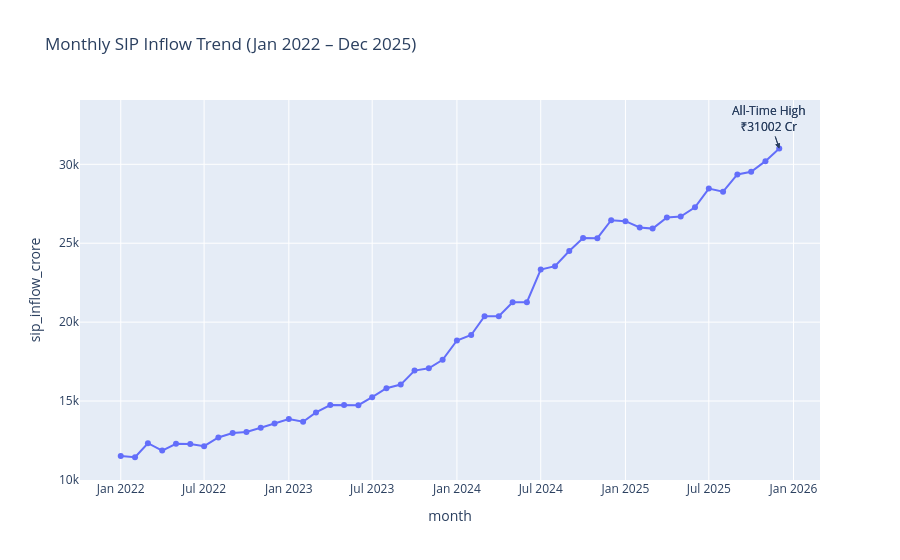

Notebook code for this chart:
### Code cell
max_row = sip.loc[sip["sip_inflow_crore"].idxmax()]

fig.add_annotation(
    x=max_row["month"].strftime("%Y-%m-%d"),
    y=max_row["sip_inflow_crore"],
    text=f"All-Time High<br>₹{max_row['sip_inflow_crore']:.0f} Cr",
    showarrow=True,
    arrowhead=2
)

fig.show()
